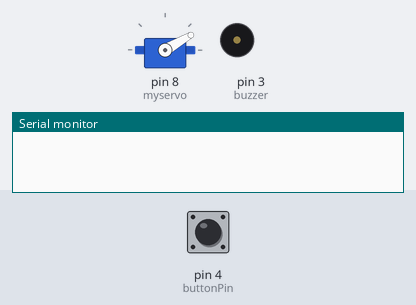
The sketch below on a simulated Arduino Uno, built with avr-gcc and run on an emulated ATmega328P. Parts: servo, buzzer (waves = sounding), the last lines printed to the serial monitor. The test bench sets the inputs (shaded band); at power-on: pin 4 (buttonPin) HIGH.

Above: at 12.4 s.
12.5 s: pin 4 (buttonPin) pulled LOW for 1 s
At 15.5 s:
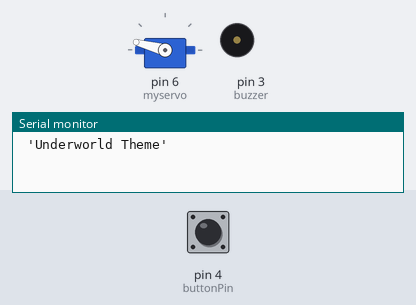
15.6 s: pin 4 (buttonPin) pulled LOW for 3.2 s
At 16.71 s:
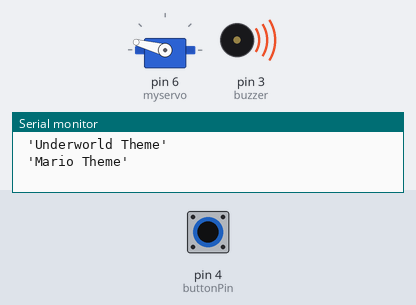
20.3 s: pin 4 (buttonPin) pulled LOW for 0.15 s
26.4 s: pin 4 (buttonPin) pulled LOW for 3.2 s
At 29.0 s:
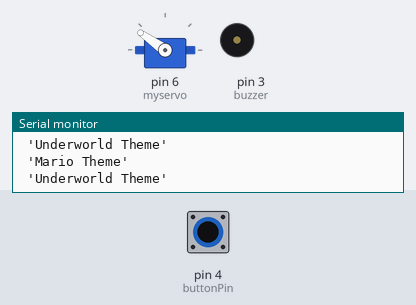
31.1 s: pin 4 (buttonPin) pulled LOW for 1 s
At 41.5 s:
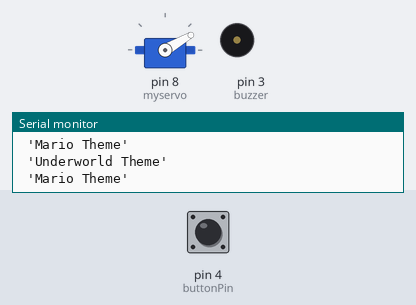
Timing chart, 0 to 42.1 s (numbered marks = the images above; inputs shaded):
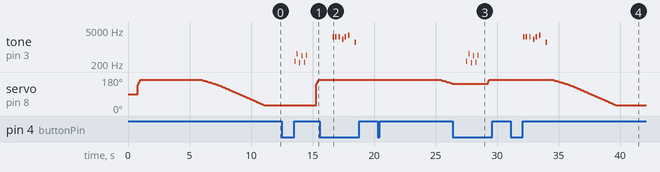

The sketch:

kos.ino
```cpp
#include <Servo.h>
Servo myservo;

const int buttonPin = 4;

int buttonState = 1;
signed long cas_drzania_button = 0;
int cas_set = 20; // ms pre otvorenie
int cas_mario_set = 1000; // ms pre otvorenie na 1 min
int posc, pos = 0;
int pos_a = 30; // zatvorenie
int pos_b = 165; // otvorenie
int rychlost[2] = {0, 15};
signed long cas_button = millis();
signed long cas_zavretia = millis();
signed long cas_zavretia_long = millis();
signed long cas_delay = millis(); // odpoji po 1000ms servo
signed long timedelay = millis(); // ak je mm < 30 tak po 2000s necha otvoreny kos
signed long timeinit = millis(); // init senzora ak zamrzne, na skusku
bool stav = false;
bool stav_old = stav;

void setup()
{
  Serial.begin(9600);
  pinMode(buttonPin, INPUT_PULLUP); // button
  pinMode(3, OUTPUT); //buzzer
  myservo.attach(6); // servo
  delay(800);
  pos = pos_a;
  senzor();
  cas_zavretia_long = millis();
}


void loop()
{
  if(ActiveSensor()){
    myservo.attach(6);
    senzor();
    cas_delay = millis();
  }
  else{
    if((signed long)(millis() - cas_delay) > 1000) // && millis() > cas_zavretia_long)
       myservo.attach(8);
  }
}

void senzor()
{
  if(pos < (pos_b-30))
    pos = pos_b-30;
  else
    pos = pos;
  myservo.write(pos);
  while(pos<pos_b)
  {
    pos = constrain(pos+2, pos_a, pos_b);
    myservo.write(pos);
    delay(rychlost[1]+0);
  }

  cas_zavretia = millis();

  while(((signed long)(millis()-cas_zavretia)) < 5000 ||  millis() < cas_zavretia_long)
  {
    if(ActiveSensor())
    {
      delay(1);
      cas_zavretia = millis();
    }
  }
  pos = pos_b;
  while(pos>pos_a)
  {
    pos = constrain(pos-2, pos_a, pos_b);
    myservo.write(pos);
    if(pos > pos_a + 105){
      delay(100);
      }
    else{
      delay(70);
      }
    if(ActiveSensor()){
      senzor();
    }
  }
}


bool LongOpen(void)
{
    if(stav == stav_old)
    {
      if(((signed long)(millis() - timedelay)) > 800) // ak viac ako 1s
      {
        stav = !stav; // negacia hodnoty, z true na false a opacne... prepnutie z ulohy A na ulohu B
        if(stav == true)
        {
          sing(2);
          cas_zavretia_long = millis()+120000;
          return true;
        }
        else
        {
          sing(1);
          cas_zavretia_long = millis();
        }
      }
    }
    else
    {
      timedelay = millis();
    }
    return false;
}

bool ActiveSensor()
{
  buttonState = digitalRead(buttonPin);
  cas_drzania_button = 0;
  cas_button = millis();
  //Serial.println(buttonState);
  while(buttonState == 0 && cas_drzania_button <= cas_mario_set)
  {
    delay(1);
    cas_drzania_button = (signed long)(millis() - cas_button);
    buttonState = digitalRead(buttonPin);
    //Serial.println(buttonState);
  }

  if(cas_drzania_button >= cas_set)
  {
      if(cas_drzania_button >= cas_mario_set )
      {
        return LongOpen();
      }
      //Serial.println("TRUE");
      return true;
  }
  else
  {
    if(millis() > cas_zavretia_long)
    {
      stav = false;
    }
    stav_old = stav;
    timedelay = millis();
    //Serial.println("FALSE");
    return false;
  }
}
```

piezo_buzzer.ino
```cpp
#define NOTE_B0  31
#define NOTE_C1  33
#define NOTE_CS1 35
#define NOTE_D1  37
#define NOTE_DS1 39
#define NOTE_E1  41
#define NOTE_F1  44
#define NOTE_FS1 46
#define NOTE_G1  49
#define NOTE_GS1 52
#define NOTE_A1  55
#define NOTE_AS1 58
#define NOTE_B1  62
#define NOTE_C2  65
#define NOTE_CS2 69
#define NOTE_D2  73
#define NOTE_DS2 78
#define NOTE_E2  82
#define NOTE_F2  87
#define NOTE_FS2 93
#define NOTE_G2  98
#define NOTE_GS2 104
#define NOTE_A2  110
#define NOTE_AS2 117
#define NOTE_B2  123
#define NOTE_C3  131
#define NOTE_CS3 139
#define NOTE_D3  147
#define NOTE_DS3 156
#define NOTE_E3  165
#define NOTE_F3  175
#define NOTE_FS3 185
#define NOTE_G3  196
#define NOTE_GS3 208
#define NOTE_A3  220
#define NOTE_AS3 233
#define NOTE_B3  247
#define NOTE_C4  262
#define NOTE_CS4 277
#define NOTE_D4  294
#define NOTE_DS4 311
#define NOTE_E4  330
#define NOTE_F4  349
#define NOTE_FS4 370
#define NOTE_G4  392
#define NOTE_GS4 415
#define NOTE_A4  440
#define NOTE_AS4 466
#define NOTE_B4  494
#define NOTE_C5  523
#define NOTE_CS5 554
#define NOTE_D5  587
#define NOTE_DS5 622
#define NOTE_E5  659
#define NOTE_F5  698
#define NOTE_FS5 740
#define NOTE_G5  784
#define NOTE_GS5 831
#define NOTE_A5  880
#define NOTE_AS5 932
#define NOTE_B5  988
#define NOTE_C6  1047
#define NOTE_CS6 1109
#define NOTE_D6  1175
#define NOTE_DS6 1245
#define NOTE_E6  1319
#define NOTE_F6  1397
#define NOTE_FS6 1480
#define NOTE_G6  1568
#define NOTE_GS6 1661
#define NOTE_A6  1760
#define NOTE_AS6 1865
#define NOTE_B6  1976
#define NOTE_C7  2093
#define NOTE_CS7 2217
#define NOTE_D7  2349
#define NOTE_DS7 2489
#define NOTE_E7  2637
#define NOTE_F7  2794
#define NOTE_FS7 2960
#define NOTE_G7  3136
#define NOTE_GS7 3322
#define NOTE_A7  3520
#define NOTE_AS7 3729
#define NOTE_B7  3951
#define NOTE_C8  4186
#define NOTE_CS8 4435
#define NOTE_D8  4699
#define NOTE_DS8 4978

#define melodyPin 3
//Mario main theme melody
int melody[] = {
  NOTE_E7, NOTE_E7, 0, NOTE_E7,
  0, NOTE_C7, NOTE_E7, 0,
  NOTE_G7, 0, 0,  0,
  NOTE_G6, 0, 0, 0,

//  NOTE_C7, 0, 0, NOTE_G6,
//  0, 0, NOTE_E6, 0,
//  0, NOTE_A6, 0, NOTE_B6,
//  0, NOTE_AS6, NOTE_A6, 0,

//  NOTE_G6, NOTE_E7, NOTE_G7,
//  NOTE_A7, 0, NOTE_F7, NOTE_G7,
//  0, NOTE_E7, 0, NOTE_C7,
//  NOTE_D7, NOTE_B6, 0, 0,
//
//  NOTE_C7, 0, 0, NOTE_G6,
//  0, 0, NOTE_E6, 0,
//  0, NOTE_A6, 0, NOTE_B6,
//  0, NOTE_AS6, NOTE_A6, 0,
//
//  NOTE_G6, NOTE_E7, NOTE_G7,
//  NOTE_A7, 0, NOTE_F7, NOTE_G7,
//  0, NOTE_E7, 0, NOTE_C7,
//  NOTE_D7, NOTE_B6, 0,
};
//Mario main them tempo
int tempo[] = {
  12, 12, 12, 12,
  12, 12, 12, 12,
  12, 12, 12, 12,
  12, 12, 12, 12,

//  12, 12, 12, 12,
//  12, 12, 12, 12,
//  12, 12, 12, 12,
//  12, 12, 12, 12,

//  9, 9, 9,
//  12, 12, 12, 12,
//  12, 12, 12, 12,
//  12, 12, 12, 12,
//
//  12, 12, 12, 12,
//  12, 12, 12, 12,
//  12, 12, 12, 12,
//  12, 12, 12, 12,
//
//  9, 9, 9,
//  12, 12, 12, 12,
//  12, 12, 12, 12,
//  12, 12, 12, 12,
};
//Underworld melody
int underworld_melody[] = {
  NOTE_C4, NOTE_C5, NOTE_A3, NOTE_A4,
  NOTE_AS3, NOTE_AS4, 0,
  0,
//  NOTE_C4, NOTE_C5, NOTE_A3, NOTE_A4,
//  NOTE_AS3, NOTE_AS4, 0,
//  0,
//  NOTE_F3, NOTE_F4, NOTE_D3, NOTE_D4,
//  NOTE_DS3, NOTE_DS4, 0,
//  0,
//  NOTE_F3, NOTE_F4, NOTE_D3, NOTE_D4,
//  NOTE_DS3, NOTE_DS4, 0,
//  0, NOTE_DS4, NOTE_CS4, NOTE_D4,
//  NOTE_CS4, NOTE_DS4,
//  NOTE_DS4, NOTE_GS3,
//  NOTE_G3, NOTE_CS4,
//  NOTE_C4, NOTE_FS4, NOTE_F4, NOTE_E3, NOTE_AS4, NOTE_A4,
//  NOTE_GS4, NOTE_DS4, NOTE_B3,
//  NOTE_AS3, NOTE_A3, NOTE_GS3,
//  0, 0, 0
};
//Underwolrd tempo
int underworld_tempo[] = {
  12, 12, 12, 12,
  12, 12, 6,
  3,
//  12, 12, 12, 12,
//  12, 12, 6,
//  3,
//  12, 12, 12, 12,
//  12, 12, 6,
//  3,
//  12, 12, 12, 12,
//  12, 12, 6,
//  6, 18, 18, 18,
//  6, 6,
//  6, 6,
//  6, 6,
//  18, 18, 18, 18, 18, 18,
//  10, 10, 10,
//  10, 10, 10,
//  3, 3, 3
};

int song = 0;
void sing(int s) {
  // iterate over the notes of the melody:
  song = s;
  if (song == 2) {
    Serial.println(" 'Underworld Theme'");
    int size = sizeof(underworld_melody) / sizeof(int);
    for (int thisNote = 0; thisNote < size; thisNote++) {

      // to calculate the note duration, take one second
      // divided by the note type.
      //e.g. quarter note = 1000 / 4, eighth note = 1000/8, etc.
      int noteDuration = 1000 / underworld_tempo[thisNote];

      buzz(melodyPin, underworld_melody[thisNote], noteDuration);

      // to distinguish the notes, set a minimum time between them.
      // the note's duration + 30% seems to work well:
      int pauseBetweenNotes = noteDuration * 1.30;
      delay(pauseBetweenNotes);

      // stop the tone playing:
      buzz(melodyPin, 0, noteDuration);
    }
  } else {
    Serial.println(" 'Mario Theme'");
    int size = sizeof(melody) / sizeof(int);
    for (int thisNote = 0; thisNote < size; thisNote++) {

      // to calculate the note duration, take one second
      // divided by the note type.
      //e.g. quarter note = 1000 / 4, eighth note = 1000/8, etc.
      int noteDuration = 1000 / tempo[thisNote];

      buzz(melodyPin, melody[thisNote], noteDuration);

      // to distinguish the notes, set a minimum time between them.
      // the note's duration + 30% seems to work well:
      int pauseBetweenNotes = noteDuration * 1.30;
      delay(pauseBetweenNotes);

      // stop the tone playing:
      buzz(melodyPin, 0, noteDuration);

    }
  }
}

void buzz(int targetPin, long frequency, long length) {
  long delayValue = 1000000 / frequency / 2; // calculate the delay value between transitions
  //// 1 second's worth of microseconds, divided by the frequency, then split in half since
  //// there are two phases to each cycle
  long numCycles = frequency * length / 1000; // calculate the number of cycles for proper timing
  //// multiply frequency, which is really cycles per second, by the number of seconds to
  //// get the total number of cycles to produce
  for (long i = 0; i < numCycles; i++) { // for the calculated length of time...
    digitalWrite(targetPin, HIGH); // write the buzzer pin high to push out the diaphram
    delayMicroseconds(delayValue); // wait for the calculated delay value
    digitalWrite(targetPin, LOW); // write the buzzer pin low to pull back the diaphram
    delayMicroseconds(delayValue); // wait again or the calculated delay value
  }
}
```

Measured:
- after the input at 12.5 s, tone on pin 3 (buzzer): plays 261 Hz for 0.08 s, 521 Hz for 0.08 s, 220 Hz for 0.08 s, 438 Hz for 0.08 s, 233 Hz for 0.08 s, 464 Hz for 0.08 s, starting after 1.0 s; servo on pin 8 (myservo): 30° → 165° after 2.8 s
- after the input at 15.6 s, tone on pin 3 (buzzer): plays 2578 Hz for 0.12 s, 2585 Hz for 0.12 s, 2585 Hz for 0.12 s, 2062 Hz for 0.12 s, 2585 Hz for 0.12 s, 3059 Hz for 0.12 s … (7 notes in this stretch), starting after 1.0 s
- after the input at 26.4 s, tone on pin 3 (buzzer): plays 261 Hz for 0.08 s, 521 Hz for 0.08 s, 220 Hz for 0.08 s, 438 Hz for 0.08 s, 233 Hz for 0.08 s, 464 Hz for 0.08 s, starting after 1.1 s
- after the input at 31.1 s, tone on pin 3 (buzzer): plays 2578 Hz for 0.12 s, 2585 Hz for 0.12 s, 2585 Hz for 0.12 s, 2062 Hz for 0.12 s, 2585 Hz for 0.12 s, 3059 Hz for 0.12 s … (7 notes in this stretch), starting after 1.0 s; servo on pin 8 (myservo): moves from 165° to 30° over 5.1 s, starting after 3.5 s
